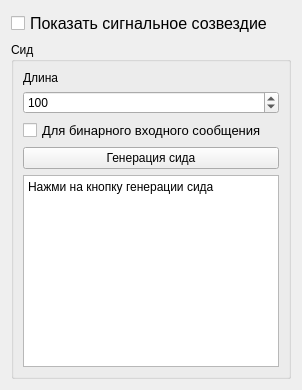
             <widget class="QWidget" name="other_prefs_wid_PSK">
              <attribute name="title">
               <string>Другие параметры</string>
              </attribute>
              <layout class="QVBoxLayout" name="verticalLayout_39">
               <item>
                <widget class="QCheckBox" name="checkBox_show_sig_cons_psk">
                 <property name="font">
                  <font>
                   <pointsize>12</pointsize>
                  </font>
                 </property>
                 <property name="text">
                  <string>Показать сигнальное созвездие</string>
                 </property>
                </widget>
               </item>
               <item>
                <widget class="QGroupBox" name="sid_PSK">
                 <property name="minimumSize">
                  <size>
                   <width>0</width>
                   <height>200</height>
                  </size>
                 </property>
                 <property name="title">
                  <string>Сид</string>
                 </property>
                 <layout class="QVBoxLayout" name="verticalLayout_42">
                  <item>
                   <widget class="QLabel" name="label_length_PSK">
                    <property name="text">
                     <string>Длина</string>
                    </property>
                   </widget>
                  </item>
                  <item>
                   <widget class="QSpinBox" name="spinBox_PSK">
                    <property name="maximum">
                     <number>100000</number>
                    </property>
                    <property name="value">
                     <number>100</number>
                    </property>
                   </widget>
                  </item>
                  <item>
                   <widget class="QCheckBox" name="all_numbers_PSK">
                    <property name="font">
                     <font>
                      <pointsize>10</pointsize>
                     </font>
                    </property>
                    <property name="text">
                     <string>Для бинарного входного сообщения</string>
                    </property>
                   </widget>
                  </item>
                  <item>
                   <widget class="QPushButton" name="pushButton_generate_sid_PSK">
                    <property name="text">
                     <string>Генерация сида</string>
                    </property>
                   </widget>
                  </item>
                  <item>
                   <widget class="QPlainTextEdit" name="plainText_sid_PSK">
                    <property name="plainText">
                     <string>Нажми на кнопку генерации сида</string>
                    </property>
                   </widget>
                  </item>
                 </layout>
                </widget>
               </item>
              </layout>
             </widget>
